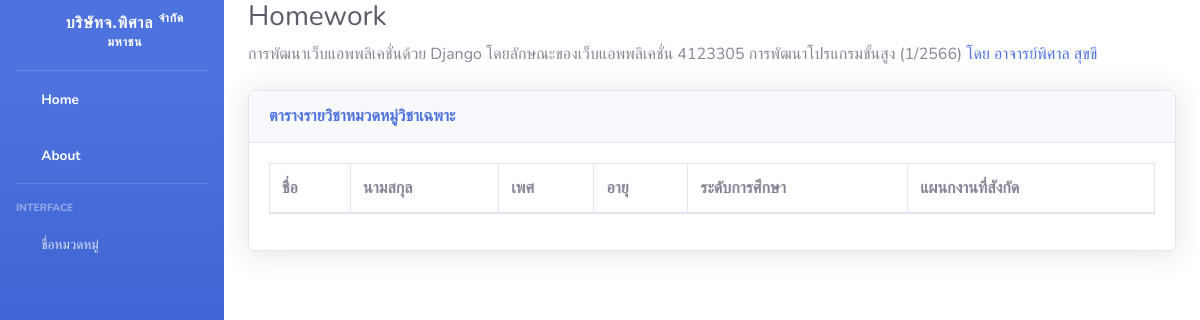
/Elective_subjects, run on an earlier commit of the app's database.
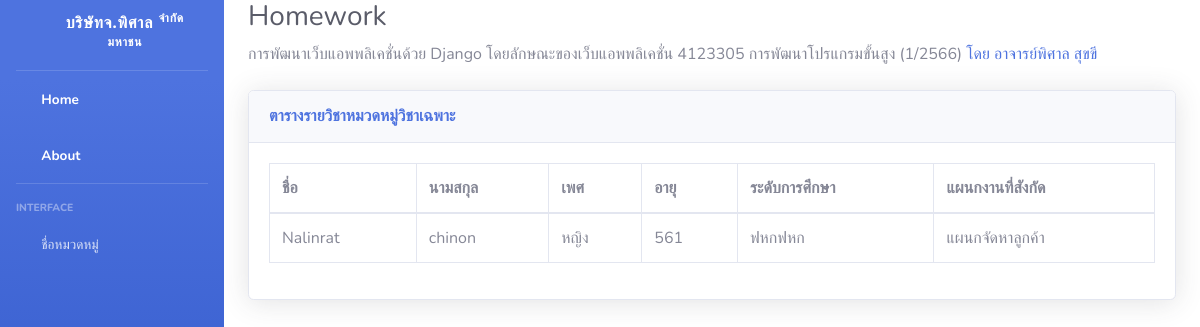
And on a later commit of the database.
### SSKRU/models.py (models this page shows, shortened)
class Classes(models.Model):
    name = models.CharField(max_length=10) # ชื่อ
    lastname = models.CharField(max_length=256) # นามสกุล
    gender = models.CharField(max_length=256) # เพศ
    age = models.IntegerField() # อายุ
    Educationlevel = models.CharField(max_length=256)
    department = models.ForeignKey(Category, on_delete=models.CASCADE) # หมวดหมู่รายวิชา

class Category(models.Model):
    name = models.CharField(max_length=256) # ชื่อ
    def __str__(self):
        return self.name

### SSKRU/views.py (the view)
# urls.py: path('Elective_subjects',views.Elective_subjects, name='elective_subjects'),
def Elective_subjects(request):
    context = {}
    classes = models.Classes.objects.filter(department=3).order_by("name")
    context ['classes'] = classes
    return render (request,"elective_subjects.html", context)

### template/elective_subjects.html
{% extends 'index.html' %}
{% block content %}  <div class="container-fluid">
    <h1 class="h3 mb-2 text-gray-800">Homework</h1>
    <p class="mb-4">การพัฒนาเว็บแอพพลิเคชั่นด้วย Django โดยลักษณะของเว็บแอพพลิเคชั่น 4123305 การพัฒนาโปรแกรมขั้นสูง (1/2566) <a target="_blank"
            href="https://datatables.net">โดย อาจารย์พิศาล สุขขี</a></p>
    <div class="card shadow mb-4">
        <div class="card-header py-3">
            <h6 class="m-0 font-weight-bold text-primary">ตารางรายวิชาหมวดหมู่วิชาเฉพาะ</h6>
        </div>
        <div class="card-body">
            <div class="table-responsive">
                <table class="table table-bordered" id="dataTable" width="100%" cellspacing="0">
                    <thead>
                        <tr>
                            <th>ชื่อ</th>
                            <th>นามสกุล</th>
                            <th>เพศ</th>
                            <th>อายุ</th>
                            <th>ระดับการศึกษา</th>
                            <th>แผนกงานที่สังกัด</th>
                        </tr>
                    </thead>
                    <tbody>
                        {% for class in classes %}
                        <tr>
                            <td>{{class.name}}</td>
                            <td>{{class.lastname}}</td>
                            <td>{{class.gender}}</td>
                            <td>{{class.age}}</td>
                            <td>{{class.Educationlevel}}</td>
                            <td>{{class.department}}</td>
                        </tr>
                        {% endfor %}
                    </tbody>
                </table>
            </div>
        </div>
    </div>
</div>{% endblock content %}

What changed in the data, as far as the page shows it:
now on this page (row edited): Classes: name "Nalinrat", lastname "chinon", gender "หญิง", age "561", Educationlevel "ฟหกฟหก", department "แผนกจัดหาลูกค้า"
